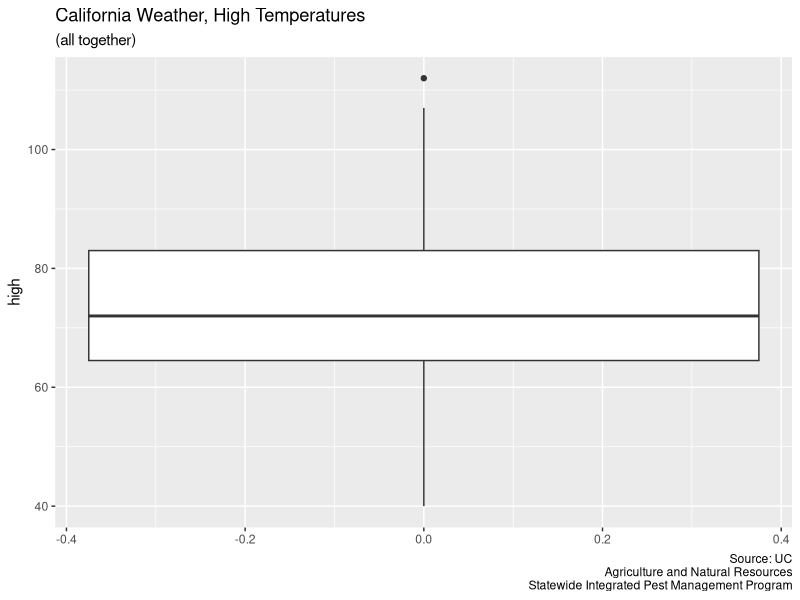
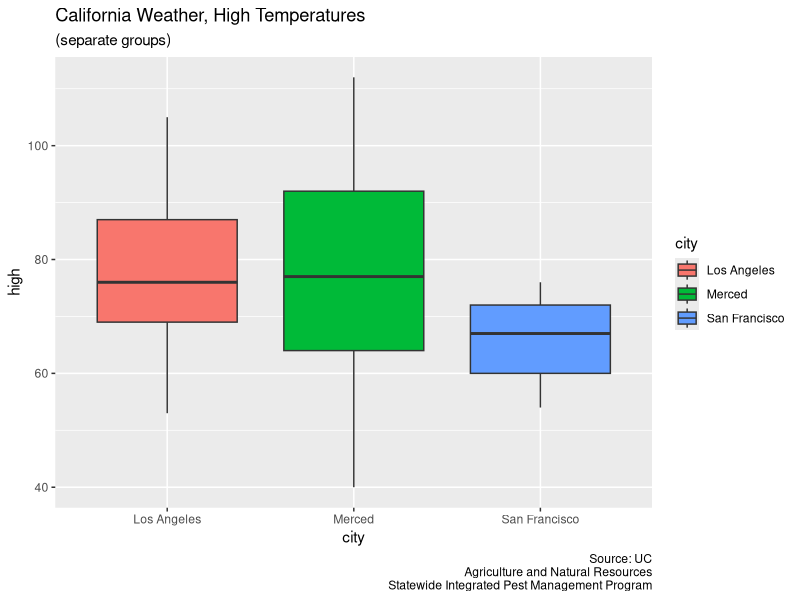

R code for these plots, in order:
## ---- chunk 1
#| message: false
#| warning: false
library("tidyverse")
## ---- chunk 2
LA_df <- readr::read_fwf("LA_2022.txt")
colnames(LA_df) <- c("date", "time", "precipitation",
                     "check1", "high", "low", "check2", "solar", "check3")
LA_df$city <- "Los Angeles"
## ---- chunk 3
Merced_df <- readr::read_fwf("Merced_2022.txt")
colnames(Merced_df) <- c("date", "time", "precipitation",
                         "check1", "high", "low", "check2")
Merced_df$city <- "Merced"
## ---- chunk 4
SF_df <- readr::read_fwf("SF_2022.txt")
colnames(SF_df) <- c("date", "time", "precipitation",
                     "check1", "high", "low", "check2")
SF_df$city <- "San Francisco"
## ---- chunk 5
LA_df <- LA_df |>
  select(city, date, time, high, low, precipitation)
Merced_df <- Merced_df |>
  select(city, date, time, high, low, precipitation)
SF_df <- SF_df |>
  select(city, date, time, high, low, precipitation)

CA_weather_data <- rbind(LA_df, Merced_df, SF_df)
## ---- chunk 6
# write_csv(CA_weather_data, "CA_weather_data.csv")
## ---- chunk 7
CA_weather_data |>
  ggplot(aes(y = high)) +
  geom_boxplot() +
  labs(title = "California Weather, High Temperatures",
       subtitle = "(all together)",
       caption = "Source: UC\nAgriculture and Natural Resources\nStatewide Integrated Pest Management Program")
## ---- chunk 8
CA_weather_data |>
  ggplot(aes(x = city, y = high, fill = city)) +
  geom_boxplot() +
  labs(title = "California Weather, High Temperatures",
       subtitle = "(separate groups)",
       caption = "Source: UC\nAgriculture and Natural Resources\nStatewide Integrated Pest Management Program")
## ---- chunk 9
Merced_sample <- sort(sample(Merced_df$high, 43, replace = FALSE))
dput(Merced_sample)
